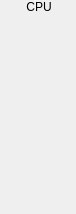
<?xml version="1.0" encoding="UTF-8"?>
<ui version="4.0">
 <class>CPUWidget</class>
 <widget class="QWidget" name="CPUWidget">
  <property name="geometry">
   <rect>
    <x>0</x>
    <y>0</y>
    <width>76</width>
    <height>214</height>
   </rect>
  </property>
  <property name="windowTitle">
   <string>Form</string>
  </property>
  <layout class="QVBoxLayout" name="verticalLayout">
   <property name="spacing">
    <number>2</number>
   </property>
   <property name="leftMargin">
    <number>2</number>
   </property>
   <property name="topMargin">
    <number>0</number>
   </property>
   <property name="rightMargin">
    <number>0</number>
   </property>
   <property name="bottomMargin">
    <number>2</number>
   </property>
   <item>
    <widget class="QLabel" name="labHeadCpu">
     <property name="font">
      <font>
       <pointsize>9</pointsize>
      </font>
     </property>
     <property name="text">
      <string>CPU</string>
     </property>
     <property name="alignment">
      <set>Qt::AlignCenter</set>
     </property>
    </widget>
   </item>
   <item>
    <layout class="QFormLayout" name="formRegs">
     <property name="horizontalSpacing">
      <number>0</number>
     </property>
     <property name="verticalSpacing">
      <number>2</number>
     </property>
    </layout>
   </item>
   <item>
    <spacer name="verticalSpacer_12">
     <property name="orientation">
      <enum>Qt::Vertical</enum>
     </property>
     <property name="sizeHint" stdset="0">
      <size>
       <width>20</width>
       <height>76</height>
      </size>
     </property>
    </spacer>
   </item>
   <item>
    <layout class="QGridLayout" name="flagsGrid">
     <property name="spacing">
      <number>2</number>
     </property>
    </layout>
   </item>
  </layout>
 </widget>
 <resources/>
 <connections/>
</ui>
